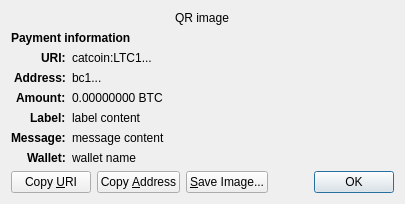
<?xml version="1.0" encoding="UTF-8"?>
<ui version="4.0">
 <class>ReceiveRequestDialog</class>
 <widget class="QDialog" name="ReceiveRequestDialog">
  <property name="geometry">
   <rect>
    <x>0</x>
    <y>0</y>
    <width>413</width>
    <height>229</height>
   </rect>
  </property>
  <property name="windowTitle">
   <string>Request payment to ...</string>
  </property>
  <layout class="QGridLayout" name="gridLayout" columnstretch="0,1">
   <property name="sizeConstraint">
    <enum>QLayout::SetFixedSize</enum>
   </property>
   <item row="0" column="0" colspan="2" alignment="Qt::AlignHCenter">
    <widget class="QRImageWidget" name="qr_code">
     <property name="text">
      <string notr="true">QR image</string>
     </property>
     <property name="textInteractionFlags">
      <set>Qt::NoTextInteraction</set>
     </property>
    </widget>
   </item>
   <item row="1" column="0" colspan="2">
    <widget class="QLabel" name="payment_header">
     <property name="font">
      <font>
       <weight>75</weight>
       <bold>true</bold>
      </font>
     </property>
     <property name="text">
      <string>Payment information</string>
     </property>
     <property name="textInteractionFlags">
      <set>Qt::NoTextInteraction</set>
     </property>
    </widget>
   </item>
   <item row="2" column="0" alignment="Qt::AlignRight|Qt::AlignTop">
    <widget class="QLabel" name="uri_tag">
     <property name="font">
      <font>
       <weight>75</weight>
       <bold>true</bold>
      </font>
     </property>
     <property name="text">
      <string notr="true">URI:</string>
     </property>
     <property name="textFormat">
      <enum>Qt::PlainText</enum>
     </property>
     <property name="textInteractionFlags">
      <set>Qt::NoTextInteraction</set>
     </property>
    </widget>
   </item>
   <item row="2" column="1" alignment="Qt::AlignTop">
    <widget class="QLabel" name="uri_content">
     <property name="text">
      <string notr="true">catcoin:LTC1...</string>
     </property>
     <property name="textFormat">
      <enum>Qt::RichText</enum>
     </property>
     <property name="wordWrap">
      <bool>true</bool>
     </property>
     <property name="textInteractionFlags">
      <set>Qt::TextSelectableByMouse</set>
     </property>
    </widget>
   </item>
   <item row="3" column="0" alignment="Qt::AlignRight|Qt::AlignTop">
    <widget class="QLabel" name="address_tag">
     <property name="font">
      <font>
       <weight>75</weight>
       <bold>true</bold>
      </font>
     </property>
     <property name="text">
      <string>Address:</string>
     </property>
     <property name="textInteractionFlags">
      <set>Qt::NoTextInteraction</set>
     </property>
    </widget>
   </item>
   <item row="3" column="1" alignment="Qt::AlignTop">
    <widget class="QLabel" name="address_content">
     <property name="text">
      <string notr="true">bc1...</string>
     </property>
     <property name="textFormat">
      <enum>Qt::PlainText</enum>
     </property>
     <property name="textInteractionFlags">
      <set>Qt::TextSelectableByMouse</set>
     </property>
    </widget>
   </item>
   <item row="4" column="0" alignment="Qt::AlignRight|Qt::AlignTop">
    <widget class="QLabel" name="amount_tag">
     <property name="font">
      <font>
       <weight>75</weight>
       <bold>true</bold>
      </font>
     </property>
     <property name="text">
      <string>Amount:</string>
     </property>
     <property name="textInteractionFlags">
      <set>Qt::NoTextInteraction</set>
     </property>
    </widget>
   </item>
   <item row="4" column="1" alignment="Qt::AlignTop">
    <widget class="QLabel" name="amount_content">
     <property name="text">
      <string notr="true">0.00000000 BTC</string>
     </property>
     <property name="textFormat">
      <enum>Qt::PlainText</enum>
     </property>
     <property name="textInteractionFlags">
      <set>Qt::TextSelectableByMouse</set>
     </property>
    </widget>
   </item>
   <item row="5" column="0" alignment="Qt::AlignRight|Qt::AlignTop">
    <widget class="QLabel" name="label_tag">
     <property name="font">
      <font>
       <weight>75</weight>
       <bold>true</bold>
      </font>
     </property>
     <property name="text">
      <string>Label:</string>
     </property>
     <property name="textInteractionFlags">
      <set>Qt::NoTextInteraction</set>
     </property>
    </widget>
   </item>
   <item row="5" column="1" alignment="Qt::AlignTop">
    <widget class="QLabel" name="label_content">
     <property name="text">
      <string notr="true">label content</string>
     </property>
     <property name="textFormat">
      <enum>Qt::PlainText</enum>
     </property>
     <property name="wordWrap">
      <bool>true</bool>
     </property>
     <property name="textInteractionFlags">
      <set>Qt::TextSelectableByMouse</set>
     </property>
    </widget>
   </item>
   <item row="6" column="0" alignment="Qt::AlignRight|Qt::AlignTop">
    <widget class="QLabel" name="message_tag">
     <property name="font">
      <font>
       <weight>75</weight>
       <bold>true</bold>
      </font>
     </property>
     <property name="text">
      <string>Message:</string>
     </property>
     <property name="textInteractionFlags">
      <set>Qt::NoTextInteraction</set>
     </property>
    </widget>
   </item>
   <item row="6" column="1" alignment="Qt::AlignTop">
    <widget class="QLabel" name="message_content">
     <property name="text">
      <string notr="true">message content</string>
     </property>
     <property name="textFormat">
      <enum>Qt::PlainText</enum>
     </property>
     <property name="wordWrap">
      <bool>true</bool>
     </property>
     <property name="textInteractionFlags">
      <set>Qt::TextSelectableByMouse</set>
     </property>
    </widget>
   </item>
   <item row="7" column="0" alignment="Qt::AlignRight|Qt::AlignTop">
    <widget class="QLabel" name="wallet_tag">
     <property name="font">
      <font>
       <weight>75</weight>
       <bold>true</bold>
      </font>
     </property>
     <property name="text">
      <string>Wallet:</string>
     </property>
     <property name="textInteractionFlags">
      <set>Qt::NoTextInteraction</set>
     </property>
    </widget>
   </item>
   <item row="7" column="1" alignment="Qt::AlignTop">
    <widget class="QLabel" name="wallet_content">
     <property name="text">
      <string notr="true">wallet name</string>
     </property>
     <property name="textFormat">
      <enum>Qt::PlainText</enum>
     </property>
     <property name="wordWrap">
      <bool>true</bool>
     </property>
     <property name="textInteractionFlags">
      <set>Qt::TextSelectableByMouse</set>
     </property>
    </widget>
   </item>
   <item row="8" column="0" colspan="2">
    <layout class="QHBoxLayout" name="horizontalLayout">
     <item>
      <widget class="QPushButton" name="btnCopyURI">
       <property name="text">
        <string>Copy &amp;URI</string>
       </property>
       <property name="autoDefault">
        <bool>false</bool>
       </property>
      </widget>
     </item>
     <item>
      <widget class="QPushButton" name="btnCopyAddress">
       <property name="text">
        <string>Copy &amp;Address</string>
       </property>
       <property name="autoDefault">
        <bool>false</bool>
       </property>
      </widget>
     </item>
     <item>
      <widget class="QPushButton" name="btnSaveAs">
       <property name="text">
        <string>&amp;Save Image...</string>
       </property>
       <property name="autoDefault">
        <bool>false</bool>
       </property>
      </widget>
     </item>
     <item>
      <spacer name="horizontalSpacer_2">
       <property name="orientation">
        <enum>Qt::Horizontal</enum>
       </property>
       <property name="sizeHint" stdset="0">
        <size>
         <width>40</width>
         <height>20</height>
        </size>
       </property>
      </spacer>
     </item>
     <item>
      <widget class="QDialogButtonBox" name="buttonBox">
       <property name="focusPolicy">
        <enum>Qt::StrongFocus</enum>
       </property>
       <property name="standardButtons">
        <set>QDialogButtonBox::Ok</set>
       </property>
      </widget>
     </item>
    </layout>
   </item>
  </layout>
 </widget>
 <customwidgets>
  <customwidget>
   <class>QRImageWidget</class>
   <extends>QLabel</extends>
   <header>qt/qrimagewidget.h</header>
  </customwidget>
 </customwidgets>
 <tabstops>
  <tabstop>buttonBox</tabstop>
  <tabstop>btnCopyURI</tabstop>
  <tabstop>btnCopyAddress</tabstop>
  <tabstop>btnSaveAs</tabstop>
 </tabstops>
 <resources/>
 <connections>
  <connection>
   <sender>buttonBox</sender>
   <signal>accepted()</signal>
   <receiver>ReceiveRequestDialog</receiver>
   <slot>accept()</slot>
   <hints>
    <hint type="sourcelabel">
     <x>135</x>
     <y>230</y>
    </hint>
    <hint type="destinationlabel">
     <x>135</x>
     <y>126</y>
    </hint>
   </hints>
  </connection>
 </connections>
</ui>
